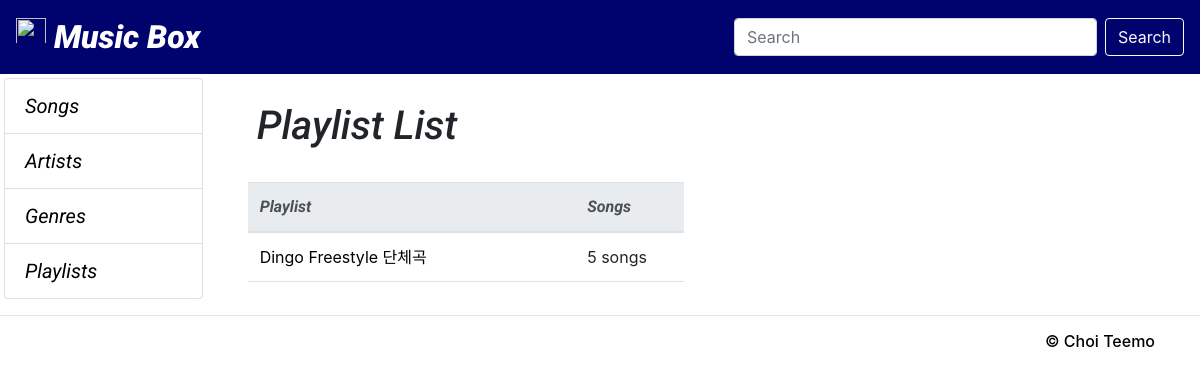
Page /musicbox/playlist on the earlier database version.
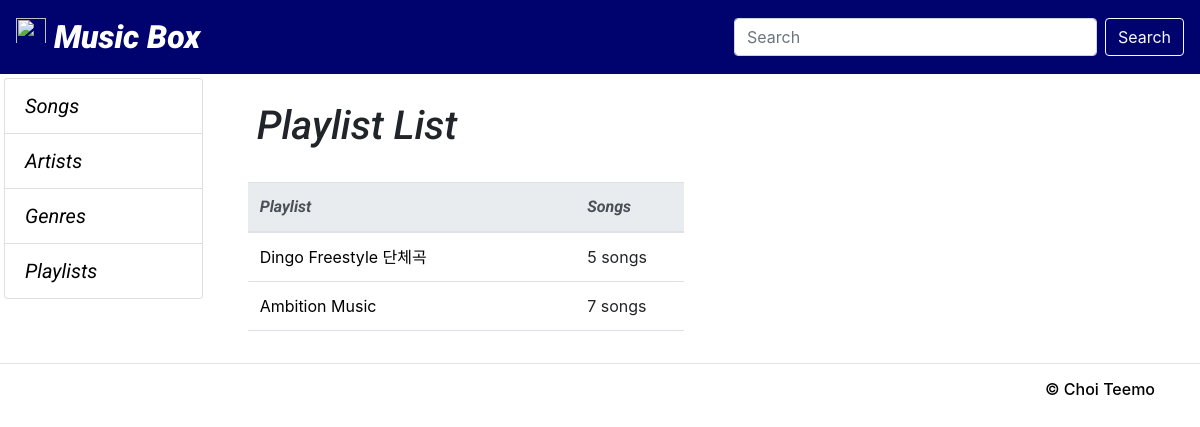
Same page on the later database version.
### musicbox/models.py (models this page shows, shortened)
class Playlist(models.Model):
    name = models.CharField(max_length=100)
    explanation = models.TextField(max_length=1000, help_text='Enter a explanation of this song')
    songs = models.ManyToManyField(Song, help_text='Select a songs for this playlist')

### musicbox/views.py (the view)
# urls.py: path('<str:kind>', views.kind_list, name="kind_list"),
def kind_list(request, kind):
    if kind=='song':
        contexts = Song.objects.all()
        PAGE_ROW_COUNT = 6
    elif kind=='artist':
        contexts = Artist.objects.all()
        PAGE_ROW_COUNT = 10
    elif kind=='genre':
        contexts = Genre.objects.all()
        PAGE_ROW_COUNT = 10
    elif kind=='playlist':
        contexts = Playlist.objects.all()
        PAGE_ROW_COUNT = 10
    else:
        return redirect("musicbox:musicbox_home")
    PAGE_DISPLAY_COUNT = 10
    paginator=Paginator(contexts, PAGE_ROW_COUNT)
    pageNum=request.GET.get('pageNum') # 현제 페이지
    totalPageCount=paginator.num_pages # 전체 페이지 갯수
    try:
        contexts = paginator.page(pageNum)
    except PageNotAnInteger:
        contexts = paginator.page(1)
        pageNum = 1
    except EmptyPage:
        contexts = paginator.page(paginator.num_pages)
        pageNum = paginator.num_pages
    pageNum = int(pageNum)
    startPageNum = 1 + PAGE_DISPLAY_COUNT * int((pageNum - 1)/PAGE_DISPLAY_COUNT)
    endPageNum = startPageNum + PAGE_DISPLAY_COUNT-1
    if totalPageCount < endPageNum:
        endPageNum = totalPageCount
    bottomPages = range(startPageNum, endPageNum+1)
    return render(request, f"musicbox/{kind}_list.html", {
            f'{kind}s':contexts,
            'pageNum':pageNum,
            'bottomPages':bottomPages,
            'totalPageCount':totalPageCount,
            'startPageNum':startPageNum,
            'endPageNum':endPageNum,
        }
    )

### musicbox/templates/musicbox/playlist_list.html (shortened to what this page needs)
{% extends 'musicbox/base.html' %}
{% block content %}
<div class="p-2 m-3">
    <h1 class="kind-title display-5">Playlist List</h1>
</div>
<div class="col-md-12 col-lg-6">
    <table class="table table-hover mt-2 border-bottom">
        <thead>
            <tr class="thead-light" style="">
                <th width="75%">Playlist</th>
                <th>Songs</th>
            </tr>
        </thead>
        <tbody>
            {% for playlist in playlists %}
            <tr>
                <td><a href="{% url 'musicbox:kind_detail' 'playlist' playlist.id %}">{{ playlist.name }}</a></td>
                <td>{{ playlist.songs.count }} songs</td>
            </tr>
            {% endfor %}
        </tbody>
    </table>
</div>
{% endblock %}

Differences in the rows shown:
added Playlist: name "Ambition Music", songs.count "7"
